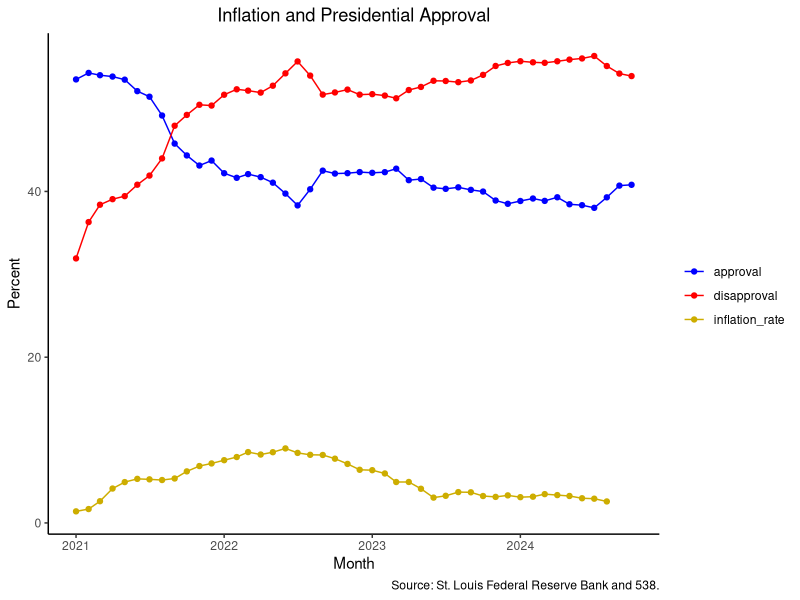

Reproduce this figure in R.
## ---- chunk 1
#| label: setup

library(tidyverse)
## ---- chunk 2
inflation <- readr::read_csv("inflation.csv")

inflation_tidy <- pivot_longer(inflation,
                               `1`:`12`,
                               names_to = "month",
                               values_to = "inflation_rate")
## ---- chunk 3
approval <- read_csv("presidential_approval.csv")
approval_monthly <-
  approval |>
  group_by(year, month) |>
  summarize(approval = mean(approve_estimate),
            disapproval = mean(disapprove_estimate))
inflation_tidy <- mutate(inflation_tidy, month = as.numeric(month))
merged <- left_join(approval_monthly, inflation_tidy, by = join_by(year == YEAR, month))
## ---- chunk 4
#| message: false
merged |>
  mutate(date = ym(paste(year, month, sep = "-"))) |>
  pivot_longer(c(approval, disapproval, inflation_rate),
               names_to = "category",
               values_to = "percent") |>
  ggplot(aes(x = date, y = percent, color = category)) +
  geom_line() +
  geom_point() +
  scale_color_manual(values = c("blue", "red", "gold3")) +
  labs(x = "Month",
       y = "Percent",
       title = "Inflation and Presidential Approval",
       color = "",
       caption = "Source: St. Louis Federal Reserve Bank and 538.") +
  theme_classic() +
  theme(plot.title = element_text(hjust = .5))
